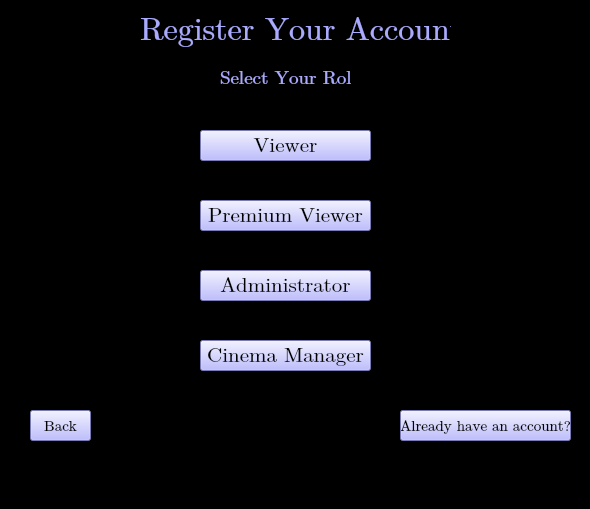
<?xml version="1.0" encoding="UTF-8"?>
<ui version="4.0">
 <class>MainWindow</class>
 <widget class="QMainWindow" name="MainWindow">
  <property name="geometry">
   <rect>
    <x>0</x>
    <y>0</y>
    <width>590</width>
    <height>509</height>
   </rect>
  </property>
  <property name="windowTitle">
   <string>MainWindow</string>
  </property>
  <property name="styleSheet">
   <string notr="true">QWidget {
    background-color:rgb(0, 0, 0)
}</string>
  </property>
  <widget class="QWidget" name="centralwidget">
   <widget class="QLabel" name="label">
    <property name="geometry">
     <rect>
      <x>140</x>
      <y>10</y>
      <width>311</width>
      <height>41</height>
     </rect>
    </property>
    <property name="font">
     <font>
      <family>Cambria Math</family>
      <pointsize>24</pointsize>
      <weight>50</weight>
      <bold>false</bold>
     </font>
    </property>
    <property name="styleSheet">
     <string notr="true">QLabel {
    color: rgb(170, 170, 255)
}
</string>
    </property>
    <property name="text">
     <string>Register Your Account</string>
    </property>
   </widget>
   <widget class="QLabel" name="label_2">
    <property name="geometry">
     <rect>
      <x>220</x>
      <y>70</y>
      <width>131</width>
      <height>16</height>
     </rect>
    </property>
    <property name="font">
     <font>
      <family>Cambria Math</family>
      <pointsize>14</pointsize>
     </font>
    </property>
    <property name="styleSheet">
     <string notr="true">QLabel {
    color: rgb(170, 170, 255)
}</string>
    </property>
    <property name="text">
     <string>Select Your Role</string>
    </property>
   </widget>
   <widget class="QPushButton" name="ViewerRole">
    <property name="geometry">
     <rect>
      <x>200</x>
      <y>130</y>
      <width>171</width>
      <height>31</height>
     </rect>
    </property>
    <property name="font">
     <font>
      <family>Cambria Math</family>
      <pointsize>16</pointsize>
     </font>
    </property>
    <property name="styleSheet">
     <string notr="true">QPushButton {
    background-color: rgb(170, 170, 255);
    color: rgb(0, 0, 0);

}


QPushButton:hover {
    background-color:rgb(128, 120, 215);
    color: rgb(0, 0, 0)
}

QPushButton:pressed {
    background-color: rgb(85, 170, 127);
    color: rgb(0, 0, 0)
}
</string>
    </property>
    <property name="text">
     <string>Viewer</string>
    </property>
   </widget>
   <widget class="QPushButton" name="PViewerRole">
    <property name="geometry">
     <rect>
      <x>200</x>
      <y>200</y>
      <width>171</width>
      <height>31</height>
     </rect>
    </property>
    <property name="font">
     <font>
      <family>Cambria Math</family>
      <pointsize>16</pointsize>
     </font>
    </property>
    <property name="styleSheet">
     <string notr="true">QPushButton {
    background-color: rgb(170, 170, 255);
    color: rgb(0, 0, 0);

}


QPushButton:hover {
    background-color: rgb(128, 120, 215);
    color: rgb(0, 0, 0)
}

QPushButton:pressed {
    background-color: rgb(85, 170, 127);
    color: rgb(0, 0, 0)
}</string>
    </property>
    <property name="text">
     <string>Premium Viewer</string>
    </property>
   </widget>
   <widget class="QPushButton" name="AdminRole">
    <property name="geometry">
     <rect>
      <x>200</x>
      <y>270</y>
      <width>171</width>
      <height>31</height>
     </rect>
    </property>
    <property name="font">
     <font>
      <family>Cambria Math</family>
      <pointsize>16</pointsize>
     </font>
    </property>
    <property name="styleSheet">
     <string notr="true">QPushButton {
    background-color: rgb(170, 170, 255);
    color: rgb(0, 0, 0);

}


QPushButton:hover {
    background-color:rgb(128, 120, 215);
    color: rgb(0, 0, 0)
}

QPushButton:pressed {
    background-color: rgb(85, 170, 127);
    color: rgb(0, 0, 0)
}</string>
    </property>
    <property name="text">
     <string>Administrator</string>
    </property>
   </widget>
   <widget class="QPushButton" name="CMRole">
    <property name="geometry">
     <rect>
      <x>200</x>
      <y>340</y>
      <width>171</width>
      <height>31</height>
     </rect>
    </property>
    <property name="font">
     <font>
      <family>Cambria Math</family>
      <pointsize>16</pointsize>
     </font>
    </property>
    <property name="styleSheet">
     <string notr="true">QPushButton {
    background-color: rgb(170, 170, 255);
    color: rgb(0, 0, 0);

}


QPushButton:hover {
    background-color: rgb(128, 120, 215);
    color: rgb(0, 0, 0)
}

QPushButton:pressed {
    background-color: rgb(85, 170, 127);
    color: rgb(0, 0, 0)
}</string>
    </property>
    <property name="text">
     <string>Cinema Manager</string>
    </property>
   </widget>
   <widget class="QPushButton" name="AlreadyLogin">
    <property name="geometry">
     <rect>
      <x>400</x>
      <y>410</y>
      <width>171</width>
      <height>31</height>
     </rect>
    </property>
    <property name="font">
     <font>
      <family>Cambria Math</family>
      <pointsize>11</pointsize>
     </font>
    </property>
    <property name="styleSheet">
     <string notr="true">QPushButton {
    background-color: rgb(170, 170, 255);
    color: rgb(0, 0, 0);

}


QPushButton:hover {
    background-color: rgb(128, 120, 215);
    color: rgb(0, 0, 0)
}

QPushButton:pressed {
    background-color: rgb(85, 170, 127);
    color: rgb(0, 0, 0)
}
</string>
    </property>
    <property name="text">
     <string>Already have an account?</string>
    </property>
   </widget>
   <widget class="QPushButton" name="backButton">
    <property name="geometry">
     <rect>
      <x>30</x>
      <y>410</y>
      <width>61</width>
      <height>31</height>
     </rect>
    </property>
    <property name="font">
     <font>
      <family>Cambria Math</family>
      <pointsize>11</pointsize>
     </font>
    </property>
    <property name="styleSheet">
     <string notr="true">QPushButton {
    background-color: rgb(170, 170, 255);
    color: rgb(0, 0, 0);

}


QPushButton:hover {
    background-color: rgb(128, 120, 215);
    color: rgb(0, 0, 0)
}

QPushButton:pressed {
    background-color: rgb(85, 170, 127);
    color: rgb(0, 0, 0)
}
</string>
    </property>
    <property name="text">
     <string>Back</string>
    </property>
   </widget>
  </widget>
  <widget class="QMenuBar" name="menubar">
   <property name="geometry">
    <rect>
     <x>0</x>
     <y>0</y>
     <width>590</width>
     <height>21</height>
    </rect>
   </property>
  </widget>
  <widget class="QStatusBar" name="statusbar"/>
 </widget>
 <resources/>
 <connections/>
</ui>
